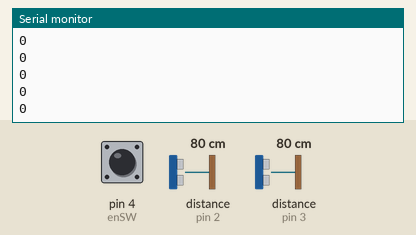
Simulated run of this sketch. Board: Arduino Uno, built with avr-gcc and run on an emulated ATmega328P. Shown: the last lines printed to the serial monitor. Wiring (inferred from the names in the program): 2 × range finder with pulse-width output: data pin 2 / data pin 3. The test bench sets the inputs (shaded band); at power-on: pin 4 (enSW) HIGH, distance to the obstacle (sensors on pin 2, pin 3) 80 cm. EEPROM starts erased.

Above: at 6.2 s.
6.3 s: pin 4 (enSW) pulled LOW for 0.15 s
At 6.8 s:
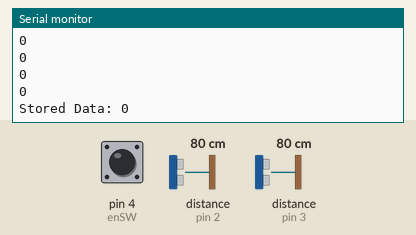
7.9 s: distance to the obstacle (sensor on pin 2) set to 2 cm
9.4 s: distance to the obstacle (sensor on pin 3) set to 2 cm
10.9 s: pin 4 (enSW) pulled LOW for 1 s
At 12.8 s:
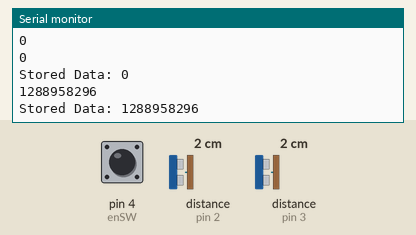

Measured:
- after the input at 6.3 s, the serial monitor: prints a new line after 0.16 s (image 1)
- after the input at 10.9 s, the serial monitor: prints a new line after 1.0 s (image 2)

The sketch:

eeprom_readWrite_longNumber.ino
```cpp
#include <EEPROM.h>

//encoder
static int pinA = 2; // Our first hardware interrupt pin is digital pin 2
static int pinB = 3; // Our second hardware interrupt pin is digital pin 3
static int enSW = 4; //The select switch for our encoder.

volatile byte aFlag = 0; // let's us know when we're expecting a rising edge on pinA to signal that the encoder has arrived at a detent
volatile byte bFlag = 0; // let's us know when we're expecting a rising edge on pinB to signal that the encoder has arrived at a detent (opposite direction to when aFlag is set)
long encoderPos = 0; //this variable stores our current value of encoder position. Change to int or uin16_t instead of byte if you want to record a larger range than 0-255
long oldEncPos = 0; //stores the last encoder position value so we can compare to the current reading and see if it has changed (so we know when to print to the serial monitor)
volatile byte reading = 0; //somewhere to store the direct values we read from our interrupt pins before checking to see if we have moved a whole detent
//---------
unsigned int address = 0;  //0 -> 65,535
long storeValue = 0;       //-2,147,483,648 to 2,147,483,647
long readStoreValue = 0;
long lastEncoderPos = 0;

void setup() {
  // put your setup code here, to run once:
  Serial.begin(9600);
  pinMode(pinA, INPUT_PULLUP); // set pinA as an input, pulled HIGH to the logic voltage (5V or 3.3V for most cases)
  pinMode(pinB, INPUT_PULLUP); // set pinB as an input, pulled HIGH to the logic voltage (5V or 3.3V for most cases)
  pinMode(enSW, INPUT_PULLUP);
  attachInterrupt(0, PinA, RISING); // set an interrupt on PinA, looking for a rising edge signal and executing the "PinA" Interrupt Service Routine (below)
  attachInterrupt(1, PinB, RISING);

  readStoreValue = EEPROMReadlong(address);
  Serial.print("Read Stored Data: ");
  Serial.println(readStoreValue);
  delay(5000);
}
//-2,147,483,648 to 2,147,483,647
void loop() {
  // put your main code here, to run repeatedly:
  lastEncoderPos = 100200300*encoderPos;
  Serial.println(lastEncoderPos);

  if (digitalRead(enSW) == 0) {
    while (digitalRead(enSW) == 0);
    EEPROMWritelong(address,lastEncoderPos);
    Serial.print("Stored Data: ");
    Serial.println(lastEncoderPos);
    delay(5000);
  }
}

//-------Encoder reading-------------
void PinA() {
  cli(); //stop interrupts happening before we read pin values
  reading = PIND & 0xC; // read all eight pin values then strip away all but pinA and pinB's values
  if (reading == B00001100 && aFlag) { //check that we have both pins at detent (HIGH) and that we are expecting detent on this pin's rising edge

    encoderPos --; //decrement the encoder's position count
    bFlag = 0; //reset flags for the next turn
    aFlag = 0; //reset flags for the next turn
  }
  else if (reading == B00000100) bFlag = 1; //signal that we're expecting pinB to signal the transition to detent from free rotation
  sei(); //restart interrupts
}

void PinB() {
  cli(); //stop interrupts happening before we read pin values
  reading = PIND & 0xC; //read all eight pin values then strip away all but pinA and pinB's values
  if (reading == B00001100 && bFlag) { //check that we have both pins at detent (HIGH) and that we are expecting detent on this pin's rising edge
    encoderPos ++; //increment the encoder's position count
    bFlag = 0; //reset flags for the next turn
    aFlag = 0; //reset flags for the next turn
  }
  else if (reading == B00001000) aFlag = 1; //signal that we're expecting pinA to signal the transition to detent from free rotation
  sei(); //restart interrupts
}
//-------------------

/*EEPROM WRITE/READ*/
//This function will write a 4 byte (32bit) long to the eeprom at
//the specified address to adress + 3.
void EEPROMWritelong(int address, long value)
{
  //Decomposition from a long to 4 bytes by using bitshift.
  //One = Most significant -> Four = Least significant byte
  byte four = (value & 0xFF);
  byte three = ((value >> 8) & 0xFF);
  byte two = ((value >> 16) & 0xFF);
  byte one = ((value >> 24) & 0xFF);

  //Write the 4 bytes into the eeprom memory.
  EEPROM.write(address, four);
  EEPROM.write(address + 1, three);
  EEPROM.write(address + 2, two);
  EEPROM.write(address + 3, one);
}
//This function will return a 4 byte (32bit) long from the eeprom
//at the specified address to adress + 3.
long EEPROMReadlong(long address)
{
  //Read the 4 bytes from the eeprom memory.
  long four = EEPROM.read(address);
  long three = EEPROM.read(address + 1);
  long two = EEPROM.read(address + 2);
  long one = EEPROM.read(address + 3);

  //Return the recomposed long by using bitshift.
  return ((four << 0) & 0xFF) + ((three << 8) & 0xFFFF) + ((two << 16) & 0xFFFFFF) + ((one << 24) & 0xFFFFFFFF);
}
/*End EEPROM WRITE/READ*/
```
